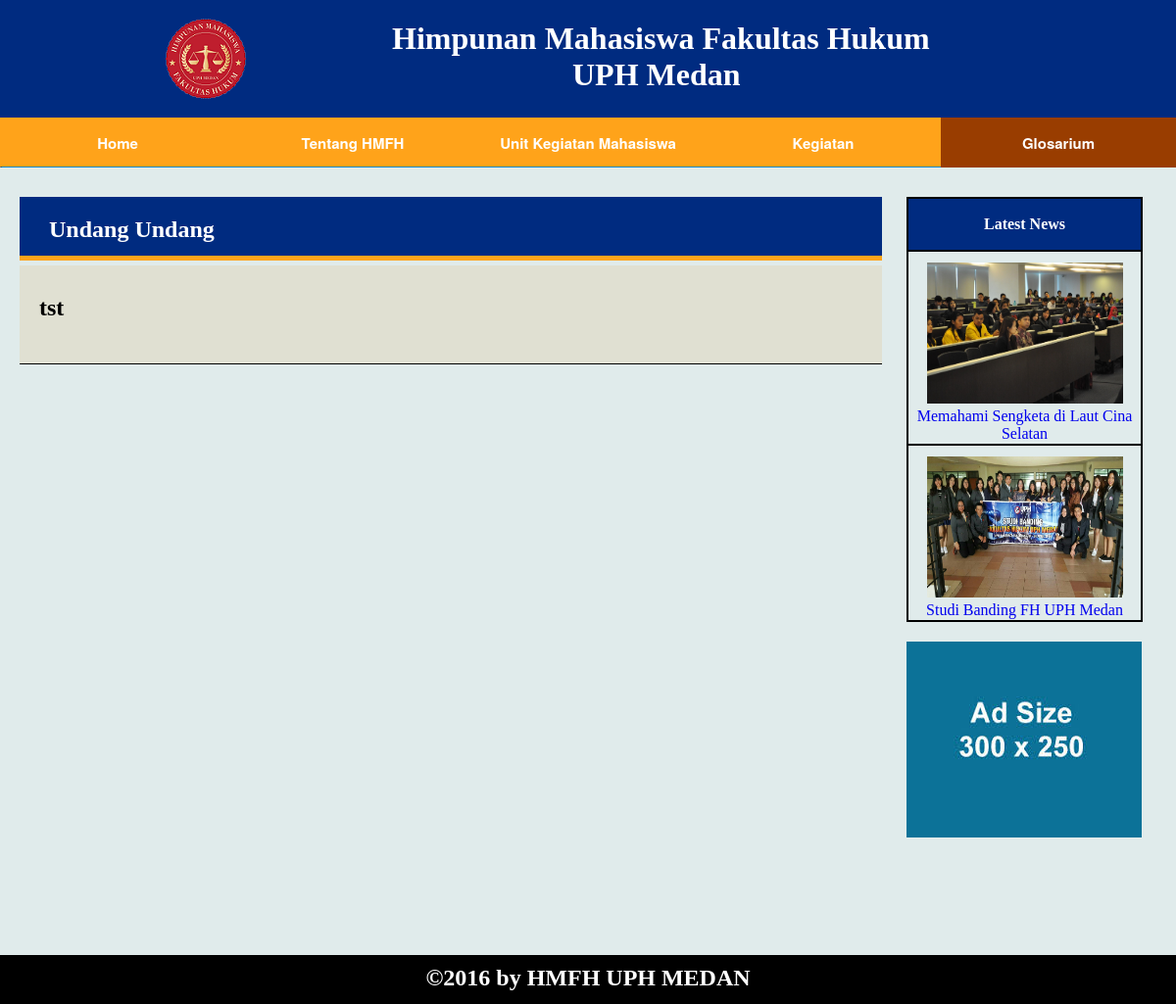
/glosarium.php, run on the app's committed database.
### tables this page shows
CREATE TABLE `uu` (
  `id` int(10) unsigned NOT NULL AUTO_INCREMENT,
  `nama` varchar(45) NOT NULL,
  `uu` longblob NOT NULL,
  PRIMARY KEY (`id`)
);

CREATE TABLE `news` (
  `id` int(11) NOT NULL AUTO_INCREMENT,
  `title` varchar(200) NOT NULL,
  `date` date NOT NULL,
  `content` varchar(3000) NOT NULL,
  `image` longblob NOT NULL,
  `preview` varchar(500) NOT NULL,
  PRIMARY KEY (`id`)
);

### glosarium.php (the view, shortened to what this page needs)
<!DOCTYPE html>
<html>
<head>
</head>
<body>
<div class="wrapper">
	<div class="row">
		<div class="body">
			<div class="row">
				<div class="row">
					<div class="header">
						<div class="logo">
						<img src="img/logo.png">
						</div>
						<div class="name">
							<h1>Himpunan Mahasiswa Fakultas Hukum<br>&nbsp&nbsp&nbsp&nbsp&nbsp&nbsp&nbsp
								&nbsp&nbsp&nbsp&nbsp&nbsp&nbsp&nbsp&nbsp&nbsp&nbsp&nbsp&nbsp&nbsp&nbsp&nbspUPH Medan</h1>
						</div>
					</div>
				</div>
				<div class="row">
					<div class="menu">
						<ul>
						  <li><a href="hmj.php">Home</a></li>
						  <li><a href="tentang.php">Tentang HMFH</a></li>
						  <li><a href="UKM.php">Unit Kegiatan Mahasiswa</a></li>
						  <li><a href="Kegiatan.php">Kegiatan</a></li>
						  <li  class="current-menu-item"><a href="glosarium.php">Glosarium</a></li>
						</ul>
			</div>
				</div>
				<div class="row">
					<div class="body2">
							<div class="left">
								<div class="head">
								<h2>Undang Undang</h2>
								</div>
								<?php
								$conn = konek_db();
								$query = $conn->prepare("select * from `website`.`uu` ORDER BY id ASC");
								$result= $query->execute();
								$rows = $query->get_result();
								while ($row = $rows->fetch_array()) {
									$uu = "undang-undang.php?id=".$row['id'];
									echo "<div class=\"undang-undang\">";
									echo "<a href=\"$uu\"><h2>".$row['nama']."</h2></a>";
									echo "</div>";
								}
								?>
							</div>
							<div class="right">
								<table>
									<tr>
									<th>Latest News</th>
									</tr>
									<?php
									$conn = konek_db();
									$query = $conn->prepare("select * from `website`.`news` ORDER BY date DESC LIMIT 2");
									$result= $query->execute();
									$rows = $query->get_result();
									while($row = $rows->fetch_array()){
									if($row['image'] == null || $row['image'] == "")
										$url_image = "img/none.png";
									else
										$url_image = "img/".$row['image'];
										$news = "news.php?id=".$row['id'];
									echo "<tr>";
									echo "<td><a href=\"$news\"><img src=\"$url_image\" style=\"margin-top:10px\" width=\"200\" height=\"144\"><br>".
										$row['title']."</a></td>";
									echo"</tr>";
										}
									?>
								</table>
								<div class="advertise">
									<img src="img/ad.jpg">
								</div>
							</div>
							<div class="row">
								<div class="footer">
								<h2>&copy2016 by HMFH UPH MEDAN</h2>
								</div>
						</div>
					</div>
				</div>
				</div>
			</div>
		</div>
	</div>
</body>
</html>

### glosarium.php (style rules this page uses)
body { margin: 0px; padding: 0px; background: url("img/index.jpg") no-repeat; background-size: cover; background-attachment: fixed; }
.wrapper { width: 100%; max-height: 6000px; }
.wrapper:before, .wrapper:after, .row:before, .row:after { content: ""; display: table; }
.row:after { clear: both; }
.row { clear: both; }
.body { width: 1200px; max-height: 5600px; margin: auto; }
.header { width: 1200px; height: 120px; background-color: #002b80; }
.logo { width: 300px; height: 120px; float: left; }
.logo img { margin-left: 150px; }
.name { width: 800px; height: 120px; color:white; float: right; }
.name h1 { text-align: left; }
.menu { width: 1200px; height: 50px; background-color:#ffa31a; margin-top: 0px; border-bottom: none; }
.body2 { background-color: #e0ebeb; width: 1200px; max-height: 5000px; margin-top: -1px; }
.left { width: 900px; max-height: 3000px; float: left; }
.right { width: 300px; max-height: 1200px; float: left; background-color: #e0ebeb; margin-top: 20px; }
.right table { margin: 10px 0 20px 25px; }
.right table,th,td { border:2px solid black; border-collapse: collapse; text-align: center; }
.right td a { text-decoration: none; list-style: none; }
.right th,td { width: 235px; height: 50px; max-height: 300px; }
th { background: #002b80; color:white; }
.advertise { width: 300px; height: 300px; }
.advertise img { margin-left: 25px; }
.footer { width: 1200px; height: 50px; background-color:black; color:white; margin:auto; text-align: center; }
.footer h2 { padding-top:10px; }
.menu ul { list-style:none; position:relative; float:left; margin:0; padding:0; z-index : 999; }
.menu ul li { width: 240px; text-decoration: none; display: inline-block; list-style:none; text-align: center; }
.menu ul li a { color:white; text-decoration: none; padding-top: 10px; padding-bottom: 9px; font-size: 15px; }
.menu ul a { display:block; color:#333; text-decoration:none; font-weight:700; font-size:12px; line-height:32px; font-family:"HelveticaNeue","Helvetica Neue",Helvetica,Arial,sans-serif; }
.menu ul li { position:relative; float:left; z-index : 999; margin:0; padding:0; left: 0px; bottom:0px; }
.menu ul li.current-menu-item { background:#993d00; }
.head { width: 880px; height: 60px; border-bottom: 5px solid #ffa31a; margin-top: 30px; margin-left: 20px; background-color: #002b80; }
.head h2 { color:white; padding: 20px 0 0 30px; }
.undang-undang { width: 880px; height: 100px; background-color: #e0e0d2; margin-left: 20px; margin-top: -15px; border-bottom: 1px solid black; }
.undang-undang h2 { padding-top: 30px; padding-left: 20px; }
.undang-undang a { text-decoration:none; color:black; }

### data on the page
uu: nama "tst"
news: image (picture), title "Memahami Sengketa di Laut Cina Selatan"
news: image (picture), title "Studi Banding FH UPH Medan"
